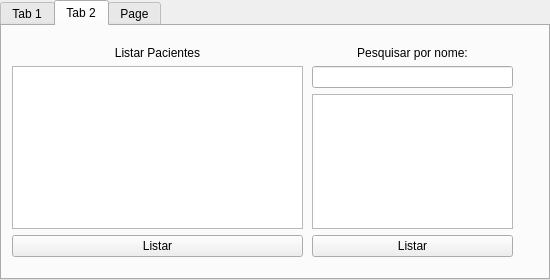
<?xml version="1.0" encoding="UTF-8"?>
<ui version="4.0">
 <class>Paciente</class>
 <widget class="QDialog" name="Paciente">
  <property name="geometry">
   <rect>
    <x>0</x>
    <y>0</y>
    <width>550</width>
    <height>280</height>
   </rect>
  </property>
  <property name="windowTitle">
   <string>Dialog</string>
  </property>
  <widget class="QTabWidget" name="tabWidget">
   <property name="geometry">
    <rect>
     <x>0</x>
     <y>0</y>
     <width>550</width>
     <height>280</height>
    </rect>
   </property>
   <property name="currentIndex">
    <number>1</number>
   </property>
   <widget class="QWidget" name="tab">
    <attribute name="title">
     <string>Tab 1</string>
    </attribute>
    <widget class="QWidget" name="verticalLayoutWidget">
     <property name="geometry">
      <rect>
       <x>60</x>
       <y>60</y>
       <width>201</width>
       <height>55</height>
      </rect>
     </property>
     <layout class="QVBoxLayout" name="verticalLayout">
      <item>
       <widget class="QLabel" name="label">
        <property name="text">
         <string>Nome:</string>
        </property>
       </widget>
      </item>
      <item>
       <widget class="QLineEdit" name="nome_f"/>
      </item>
     </layout>
    </widget>
    <widget class="QWidget" name="verticalLayoutWidget_2">
     <property name="geometry">
      <rect>
       <x>60</x>
       <y>120</y>
       <width>201</width>
       <height>55</height>
      </rect>
     </property>
     <layout class="QVBoxLayout" name="verticalLayout_2">
      <item>
       <widget class="QLabel" name="label_3">
        <property name="text">
         <string>Convenio:</string>
        </property>
       </widget>
      </item>
      <item>
       <widget class="QLineEdit" name="convenio"/>
      </item>
     </layout>
    </widget>
    <widget class="QWidget" name="verticalLayoutWidget_4">
     <property name="geometry">
      <rect>
       <x>280</x>
       <y>60</y>
       <width>181</width>
       <height>55</height>
      </rect>
     </property>
     <layout class="QVBoxLayout" name="crmbox">
      <item>
       <widget class="QLabel" name="crml">
        <property name="text">
         <string>Idade:</string>
        </property>
       </widget>
      </item>
      <item>
       <widget class="QLineEdit" name="idade"/>
      </item>
     </layout>
    </widget>
    <widget class="QDialogButtonBox" name="buttonBox">
     <property name="geometry">
      <rect>
       <x>180</x>
       <y>200</y>
       <width>171</width>
       <height>29</height>
      </rect>
     </property>
     <property name="standardButtons">
      <set>QDialogButtonBox::StandardButton::Cancel|QDialogButtonBox::StandardButton::Ok</set>
     </property>
    </widget>
    <widget class="QWidget" name="horizontalLayoutWidget">
     <property name="geometry">
      <rect>
       <x>10</x>
       <y>10</y>
       <width>341</width>
       <height>41</height>
      </rect>
     </property>
     <layout class="QHBoxLayout" name="horizontalLayout">
      <item>
       <widget class="QRadioButton" name="novo_func">
        <property name="text">
         <string>Novo Paciente</string>
        </property>
       </widget>
      </item>
      <item>
       <widget class="QRadioButton" name="Alterar_d">
        <property name="text">
         <string>Alterar Dados</string>
        </property>
       </widget>
      </item>
     </layout>
    </widget>
    <widget class="QWidget" name="horizontalLayoutWidget_2">
     <property name="geometry">
      <rect>
       <x>370</x>
       <y>10</y>
       <width>161</width>
       <height>41</height>
      </rect>
     </property>
     <layout class="QHBoxLayout" name="horizontalLayout_2">
      <item>
       <widget class="QLabel" name="idlb">
        <property name="text">
         <string>ID</string>
        </property>
       </widget>
      </item>
      <item>
       <widget class="QLineEdit" name="id"/>
      </item>
     </layout>
    </widget>
    <widget class="QWidget" name="verticalLayoutWidget_3">
     <property name="geometry">
      <rect>
       <x>280</x>
       <y>120</y>
       <width>181</width>
       <height>55</height>
      </rect>
     </property>
     <layout class="QVBoxLayout" name="verticalLayout_3">
      <item>
       <widget class="QLabel" name="label_5">
        <property name="text">
         <string>Peso:</string>
        </property>
       </widget>
      </item>
      <item>
       <widget class="QLineEdit" name="convenio_2"/>
      </item>
     </layout>
    </widget>
   </widget>
   <widget class="QWidget" name="tab_2">
    <attribute name="title">
     <string>Tab 2</string>
    </attribute>
    <widget class="QWidget" name="verticalLayoutWidget_7">
     <property name="geometry">
      <rect>
       <x>310</x>
       <y>20</y>
       <width>201</width>
       <height>211</height>
      </rect>
     </property>
     <layout class="QVBoxLayout" name="verticalLayout_7">
      <item>
       <widget class="QLabel" name="label_8">
        <property name="text">
         <string>Pesquisar por nome:</string>
        </property>
        <property name="alignment">
         <set>Qt::AlignmentFlag::AlignCenter</set>
        </property>
       </widget>
      </item>
      <item>
       <widget class="QLineEdit" name="p_nome"/>
      </item>
      <item>
       <widget class="QListWidget" name="mostrar_nome"/>
      </item>
      <item>
       <widget class="QPushButton" name="pushButton_2">
        <property name="text">
         <string>Listar</string>
        </property>
       </widget>
      </item>
     </layout>
    </widget>
    <widget class="QWidget" name="verticalLayoutWidget_6">
     <property name="geometry">
      <rect>
       <x>10</x>
       <y>20</y>
       <width>291</width>
       <height>211</height>
      </rect>
     </property>
     <layout class="QVBoxLayout" name="verticalLayout_6">
      <item>
       <widget class="QLabel" name="label_7">
        <property name="text">
         <string>Listar Pacientes</string>
        </property>
        <property name="alignment">
         <set>Qt::AlignmentFlag::AlignCenter</set>
        </property>
       </widget>
      </item>
      <item>
       <widget class="QListWidget" name="lista1"/>
      </item>
      <item>
       <widget class="QPushButton" name="pushButton">
        <property name="text">
         <string>Listar</string>
        </property>
       </widget>
      </item>
     </layout>
    </widget>
   </widget>
   <widget class="QWidget" name="tab_3">
    <attribute name="title">
     <string>Page</string>
    </attribute>
    <widget class="QWidget" name="verticalLayoutWidget_8">
     <property name="geometry">
      <rect>
       <x>30</x>
       <y>10</y>
       <width>191</width>
       <height>111</height>
      </rect>
     </property>
     <layout class="QVBoxLayout" name="verticalLayout_4">
      <item>
       <widget class="QLabel" name="label_4">
        <property name="text">
         <string>Excluir Paciente</string>
        </property>
        <property name="alignment">
         <set>Qt::AlignmentFlag::AlignCenter</set>
        </property>
       </widget>
      </item>
      <item>
       <layout class="QHBoxLayout" name="horizontalLayout_3">
        <item>
         <widget class="QLabel" name="idlb_2">
          <property name="text">
           <string>ID</string>
          </property>
         </widget>
        </item>
        <item>
         <widget class="QLineEdit" name="id_2"/>
        </item>
       </layout>
      </item>
      <item>
       <widget class="QPushButton" name="pushButton_3">
        <property name="text">
         <string>Excluir</string>
        </property>
       </widget>
      </item>
     </layout>
    </widget>
    <widget class="QWidget" name="verticalLayoutWidget_10">
     <property name="geometry">
      <rect>
       <x>280</x>
       <y>10</y>
       <width>211</width>
       <height>211</height>
      </rect>
     </property>
     <layout class="QVBoxLayout" name="verticalLayout_8">
      <item>
       <widget class="QLabel" name="label_9">
        <property name="text">
         <string>Pesquisar por nome:</string>
        </property>
        <property name="alignment">
         <set>Qt::AlignmentFlag::AlignCenter</set>
        </property>
       </widget>
      </item>
      <item>
       <widget class="QLineEdit" name="p_nome2"/>
      </item>
      <item>
       <widget class="QListWidget" name="mostrar_nome2"/>
      </item>
      <item>
       <widget class="QPushButton" name="pushButton_4">
        <property name="text">
         <string>Listar</string>
        </property>
       </widget>
      </item>
     </layout>
    </widget>
   </widget>
  </widget>
 </widget>
 <resources/>
 <connections/>
</ui>
